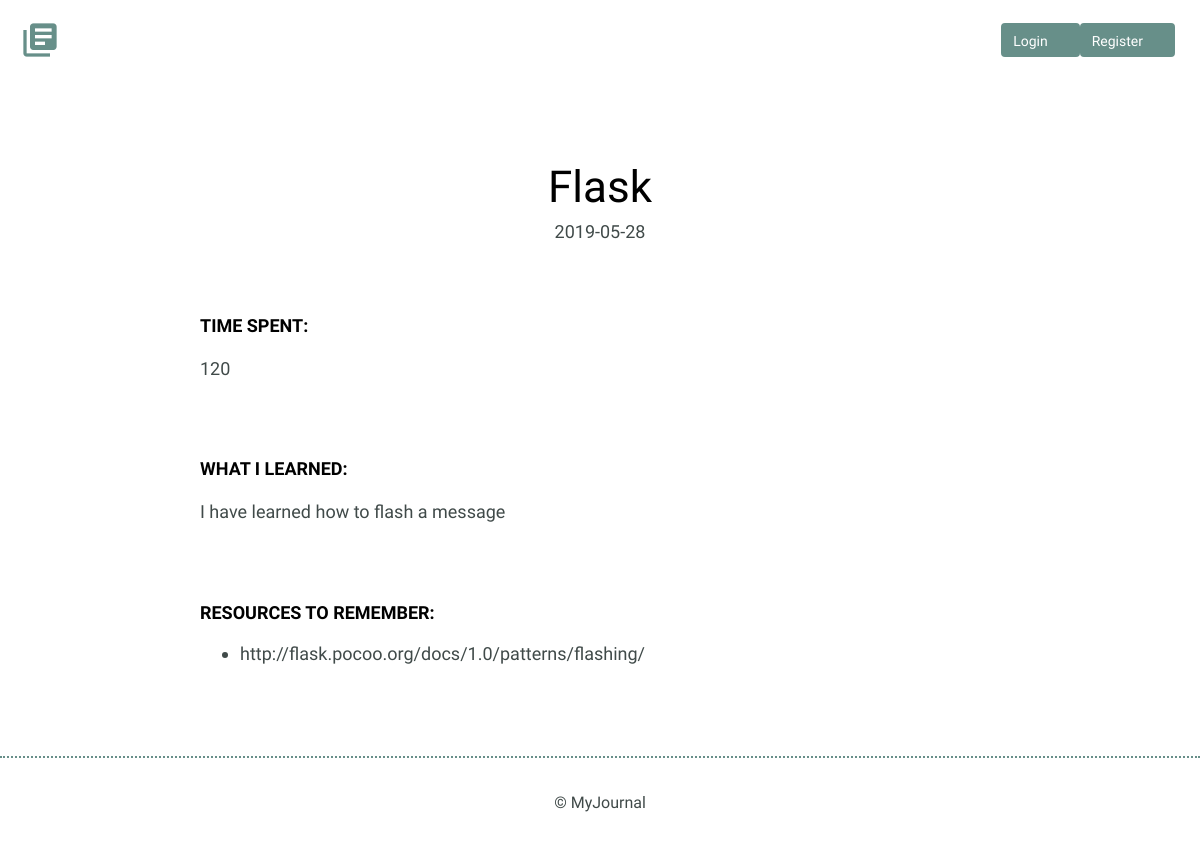
Screenshot of /entries/4 with the database file from the repository.
### models.py (models this page shows)
class Entry(Model):
    user = ForeignKeyField(User, related_name='entries')
    title = CharField(max_length=100)
    date = DateField(formats=['%Y-%m-%d'])
    time = IntegerField()
    learned = TextField()
    resources = TextField()
    class Meta:
        database = DATABASE
        order_by = ('date',)

### app.py (the view)
@app.route('/entries/<id>')
def view_entry(id):
    entry = get_entry(id)
    return render_template('detail.html', entry=entry)

### app.py (called while the page is built)
@app.before_request
def before_request():
    g.db = models.DATABASE
    g.db.connect()
    g.user = current_user

@app.after_request
def after_request(response):
    g.db.close()
    return response

def get_entry(id):
    try:
        entry = models.Entry.select().where(models.Entry.id == id).get()
    except models.DoesNotExist:
        abort(404)
    return entry

### templates/detail.html (shortened to what this page needs)
{% extends 'layout.html' %}
{% block content %}
<section>
  <div class="container">
    <div class="entry-list single">
      <article>
        <h1>{{ entry.title }}</h1>
        <time datetime="{{ entry.date.strftime('%Y-%m-%d') }}">{{ entry.date.strftime('%Y-%m-%d') }}</time>
        <div class="entry">
          <h3>Time Spent: </h3>
            <p>{{ entry.time }}</p>
        </div>
        <div class="entry">
          <h3>What I Learned:</h3>
            <p>{{ entry.learned }}</p>
        </div>
        <div class="entry">
          <h3>Resources to Remember:</h3>
            <ul>
              <li>{{ entry.resources }}</li>
            </ul>
        </div>
      </article>
    </div>
  </div>
</section>
{% endblock %}

### static/css/site.css (style rules this page uses)
body { font-size: 16px; color: #404a49; font-family: 'Cousine', serif; font-weight: 400; }
.container { margin: 0 auto; padding: 0 25px; }
h1, h2, h3 { margin: 0; font-weight: 400; line-height: 1em; color: #000; }
h1 { font-size: 44px; margin-bottom: 12px; }
h3 { font-size: 18px; font-family: 'Work Sans', serif; font-weight: 600; text-transform: uppercase; }
p { line-height: 1.8em; font-size: 18px; }
ul li { line-height: 1.8em; font-size: 18px; }
.entry-list, .edit-entry, .new-entry { max-width: 800px; margin: 0 auto; padding: 70px 0 150px 0; }
.entry-list article { margin-bottom: 70px; text-align: center; }
.entry-list article:last-child { margin-bottom: 0; }
.entry-list.single { padding-bottom: 70px; }
.entry-list.single time { font-size: 18px; }
.entry { max-width: 800px; margin: 75px auto 0 auto; text-align: left; }
.entry p { margin-bottom: 40px; }

### rows the page displays
Entry: title "Flask", date "2019-05-28", time "120", learned "I have learned how to flash a message", resources "http://flask.pocoo.org/docs/1.0/patterns/flashing/"
